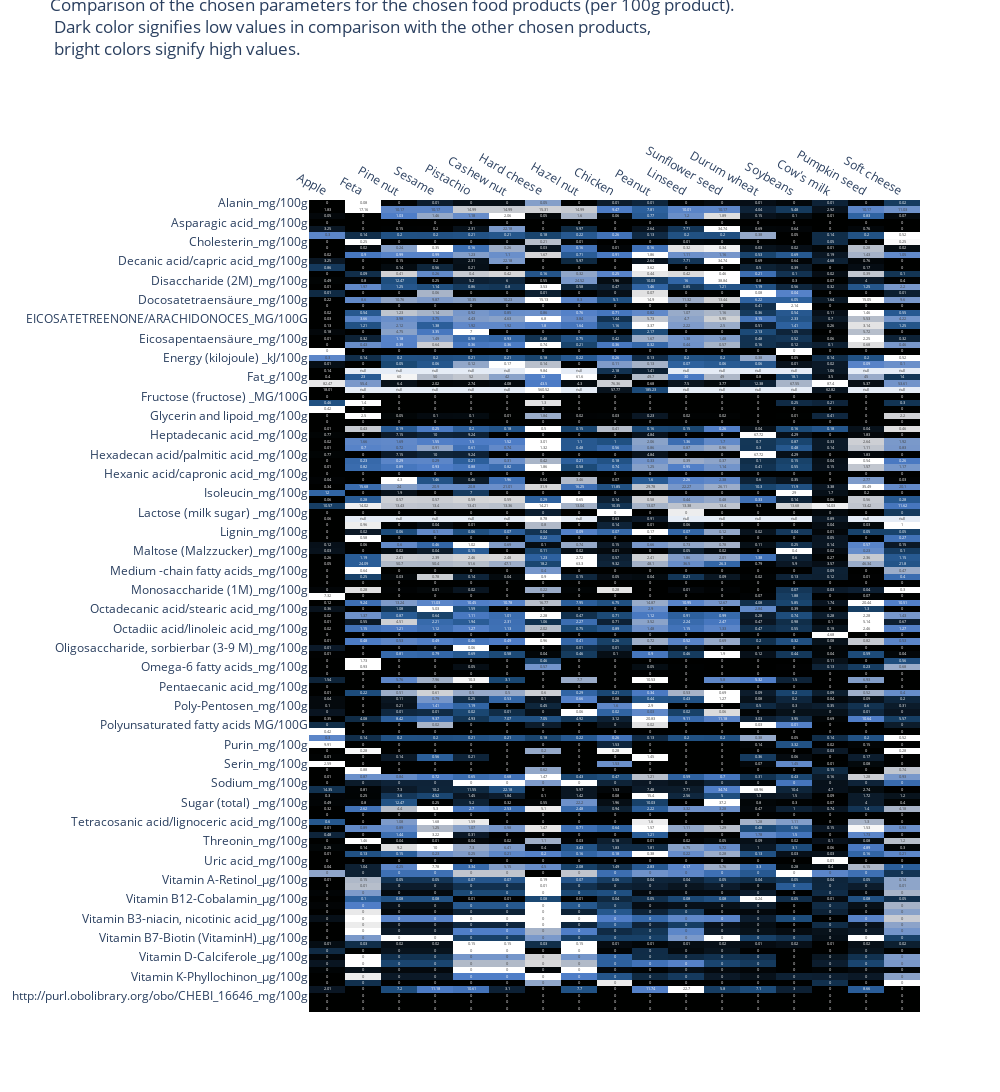

Notebook cell for this chart:
### Markdown cell above
### Heatmap for all values to compare all food items and parameters

### Code cell
# create heatmpa with values 0-1 and annitate original values of df dapro
# dataframes are transposed to have food items as columns

annotations = ((df_dapro.T).to_numpy()).round(2)
title_text =  'Comparison of the chosen parameters for the chosen food products (per 100g product). <br> Dark color signifies low values in comparison with the other chosen products, <br> bright colors signify high values.'


plt.figure(figsize=(20, 20))
fig = px.imshow(df.T, text_auto=False, aspect="auto", width=1000,height=2500,
    color_continuous_scale=oslo, 
               )

# set labels on top
fig.update_xaxes(side = "top")

# set title and distance between title and plot
fig.update_layout(title_text=title_text,title_y = 0.99, 
                          margin={'t': 200})

# set annotations and format
fig.update_traces(text=annotations, texttemplate="%{text}")

# do not show colorscale (legend)
fig.update_coloraxes(showscale=False)

fig.show()
# fig.write_html("HeatmapGramALL1.html")

### Figure 1 — Plotly figure (JSON) as saved in the notebook; plotly's stock layout.template omitted (floating-point values rounded to 4 significant figures; data arrays with more than 128 entries replaced by an {"elided": "..."} marker saying what was removed)
{"data": [{"coloraxis": "coloraxis", "hovertemplate": " : %{x}<br>y: %{y}<br>color: %{z}<extra></extra>", "name": "0", "text": {"elided": "126x17 float values"}, "texttemplate": "%{text}", "type": "heatmap", "x": ["Apple", "Feta", "Pine nut", "Sesame", "Pistachio", "Cashew nut", "Hard cheese", "Hazel nut", "Chicken", "Peanut", "Linseed", "Sunflower seed", "Durum wheat", "Soybeans", "Cow's milk", "Pumpkin seed", "Soft cheese"], "xaxis": "x", "y": ["Alanin_mg/100g", "Alkohol (Ethanol)_mg/100g", "Arginin_mg/100g", "Asparagic acid_mg/100g", "Butteric acid/butyric acid_mg/100g", "Calcium_mg/100g", "Cholesterin_mg/100g", "Cystein_mg/100g", "DOCOSATRIENACE_MG/100G", "Decanic acid/capric acid_mg/100g", "Decosanic acid/beetic acid_mg/100g", "Decosis acid/erucasic acid_mg/100g", "Disaccharide (2M)_mg/100g", "Docosadi acid_mg/100g", "Docosahexaensäure_mg/100g", "Docosatetraensäure_mg/100g", "Dodecanic acid/lauric acid_mg/100g", "EICOSADIACHERION_MG/100G", "EICOSATETREENONE/ARACHIDONOCES_MG/100G", "EICOSATRIENOCE_MG/100G", "Eicosanic acid/arachic acid_mg/100g", "Eicosapentaensäure_mg/100g", "Eicosenic acid_mg/100g", "Energy (kilocalories) _Kcal/100g", "Energy (kilojoule) _kJ/100g", "Essential _mg/100g", "Eutrophying emissions per 100g (gPO₄eq per 100g}", "Fat_g/100g", "Fluorid_μg/100g", "Freshwater withdrawals per 100g (liters per 100g)", "Fructose (fructose) _MG/100G", "Glucose (glucose) _mg/100g", "Glutamic acid_mg/100g", "Glycerin and lipoid_mg/100g", "Glycin_mg/100g", "Glycogen (animal strength) _mg/100g", "Heptadecanic acid_mg/100g", "Heptadecenic acid_mg/100g", "Hexadecadios_mg/100g", "Hexadecan acid/palmitic acid_mg/100g", "Hexadecatetraensäure_mg/100g", "Hexadecensic acid/palmitoleic acid_mg/100g", "Hexanic acid/capronic acid_mg/100g", "Histidin_mg/100g", "Iodid_μg/100g", "Isoleucin_mg/100g", "KUPFER_MG/100G", "Kalium_mg/100g", "Lactose (milk sugar) _mg/100g", "Land use per 100g (m² per 100g)", "Leucin_mg/100g", "Lignin_mg/100g", "Long -chain fatty acids_mg/100g", "Lysin_mg/100g", "Maltose (Malzzucker)_mg/100g", "Mangan_μg/100g", "Mannit_mg/100g", "Medium -chain fatty acids_mg/100g", "Methionin_mg/100g", "Minerals (raw ash) _mg/100g", "Monosaccharide (1M)_mg/100g", "Non -essential amino acids_mg/100g", "Nonadecatrio acid_mg/100g", "Octadecanic acid/stearic acid_mg/100g", "Octadecenic acid/oleic acid_mg/100g", "Octadecriosic acid/linolenic acid_mg/100g", "Octadiic acid/linoleic acid_mg/100g", "Octanic acid/caprylic acid_mg/100g", "OctradeCateTrade acid/stearidonic acid_mg/100g", "Oligosaccharide, sorbierbar (3-9 M)_mg/100g", "Oligosaccharides, not resorbable_mg/100g", "Omega-3 fatty acids_mg/100g", "Omega-6 fatty acids_mg/100g", "Organic acids_mg/100g", "Pentadecensic acid_mg/100g", "Pentaecanic acid_mg/100g", "Phenylalanine mg/100g", "Poly-Hexosen_mg/100g", "Poly-Pentosen_mg/100g", "Poly-Uronic acid_mg/100g", "Polysaccharide (> 9M)_mg/100g", "Polyunsaturated fatty acids MG/100G", "Prolin_mg/100g", "Protein_g/g", "Purin_mg/100g", "Saccharosis (beet sugar) _MG/100G", "Saturated fatty acids_mg/100g", "Serin_mg/100g", "Short -chain fatty acids_mg/100g", "Simply unsaturated fatty acids mg/100g", "Sodium_mg/100g", "Sorbit_mg/100g", "Starch_mg/100g", "Sugar (total) _mg/100g", "Sum sugar alcohols_mg/100g", "TetraCanic acid/myristic acid_mg/100g", "Tetracosanic acid/lignoceric acid_mg/100g", "Tetracosenic acid/nervous acid_mg/100g", "TetradeCensic acid_mg/100g", "Threonin_mg/100g", "Tryptophan_mg/100g", "Tyrosin_mg/100g", "Uric acid_mg/100g", "Valin_mg/100g", "Vitamin A-Beta-Carotin_μg/100g", "Vitamin A-Retinol_μg/100g", "Vitamin A-Retinoläquivalent_μg/100g", "Vitamin B1-Thiamin_μg/100g", "Vitamin B12-Cobalamin_μg/100g", "Vitamin B2-Riboflavin_μg/100g", "Vitamin B3-Niacinäquivalent_μg/100g", "Vitamin B3-niacin, nicotinic acid_μg/100g", "Vitamin B5-Pantothenic acid_μg/100g", "Vitamin B6-Pyridoxin_μg/100g", "Vitamin B7-Biotin (VitaminH)_μg/100g", "Vitamin B9-overall folic acid_μg/100g", "Vitamin C-ASCORBINCOCHER_INCH/100G", "Vitamin D-Calciferole_μg/100g", "Vitamin E-Alpha-Tocopherol_μg/100g", "Vitamin E-Tocopheroläquivalent_μg/100g", "Vitamin K-Phyllochinon_μg/100g", "Water -insoluble fiber_mg/100g", "Xylit_mg/100g", "http://purl.obolibrary.org/obo/CHEBI_16646_mg/100g", "http://purl.obolibrary.org/obo/FOODON_03316427_mg/100g", "http://purl.obolibrary.org/obo/FOODON_03420190_mg/100g"], "yaxis": "y", "z": {"elided": "126x17 float values"}}], "layout": {"coloraxis": {"colorscale": [[0, "rgb(0, 1, 0)"], [0.1, "rgb(11, 25, 39)"], [0.2, "rgb(17, 48, 77)"], [0.3, "rgb(27, 73, 117)"], [0.4, "rgb(46, 98, 160)"], [0.5, "rgb(78, 125, 199)"], [0.6, "rgb(111, 146, 202)"], [0.7, "rgb(144, 166, 201)"], [0.8, "rgb(176, 185, 200)"], [0.9, "rgb(215, 215, 216)"], [1, "rgb(255, 255, 255)"]], "showscale": false}, "height": 2500, "margin": {"t": 200}, "title": {"text": "Comparison of the chosen parameters for the chosen food products (per 100g product). <br> Dark color signifies low values in comparison with the other chosen products, <br> bright colors signify high values.", "y": 0.99}, "width": 1000, "xaxis": {"anchor": "y", "domain": [0, 1], "side": "top", "title": {"text": " "}}, "yaxis": {"anchor": "x", "autorange": "reversed", "domain": [0, 1]}}}
